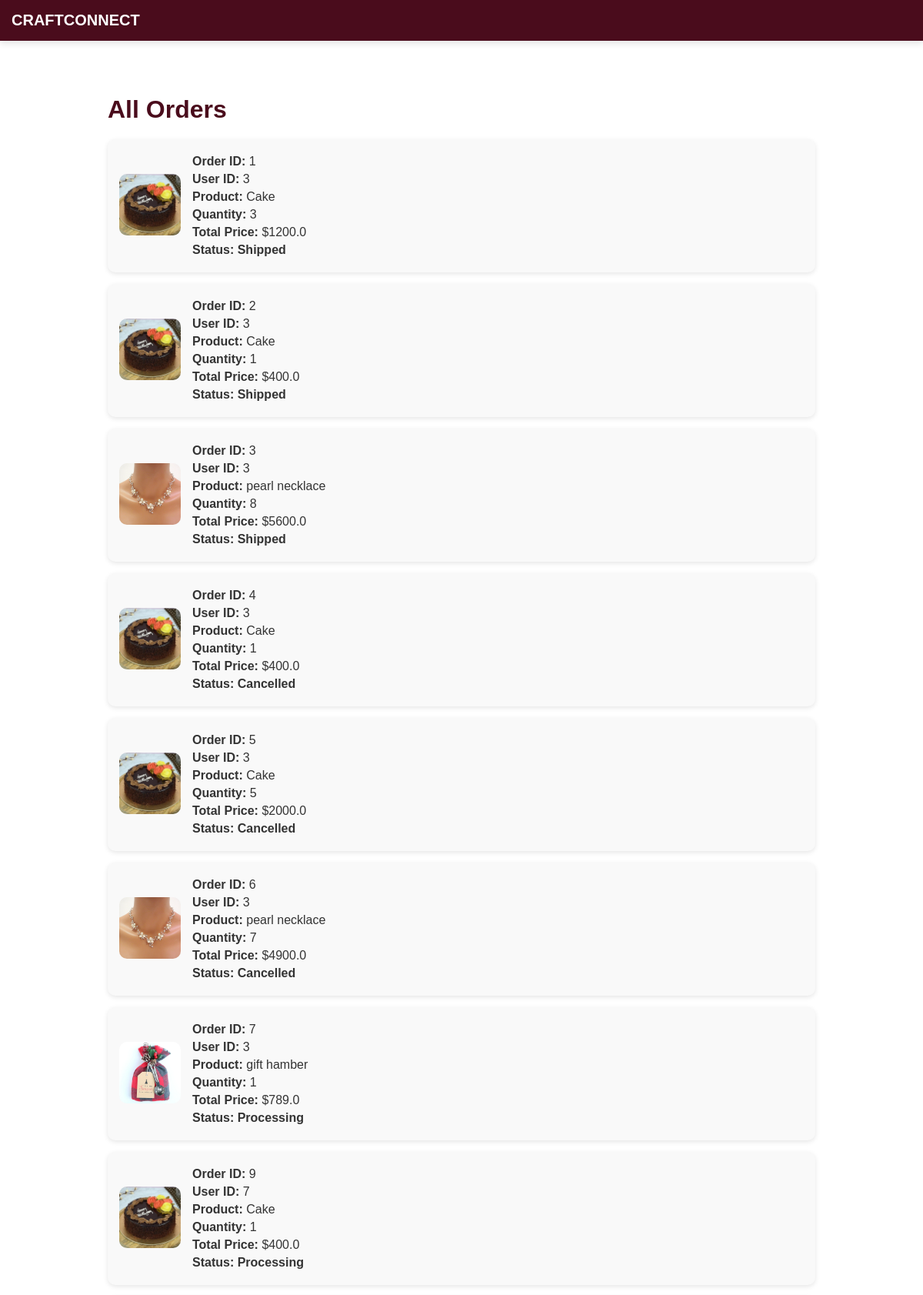
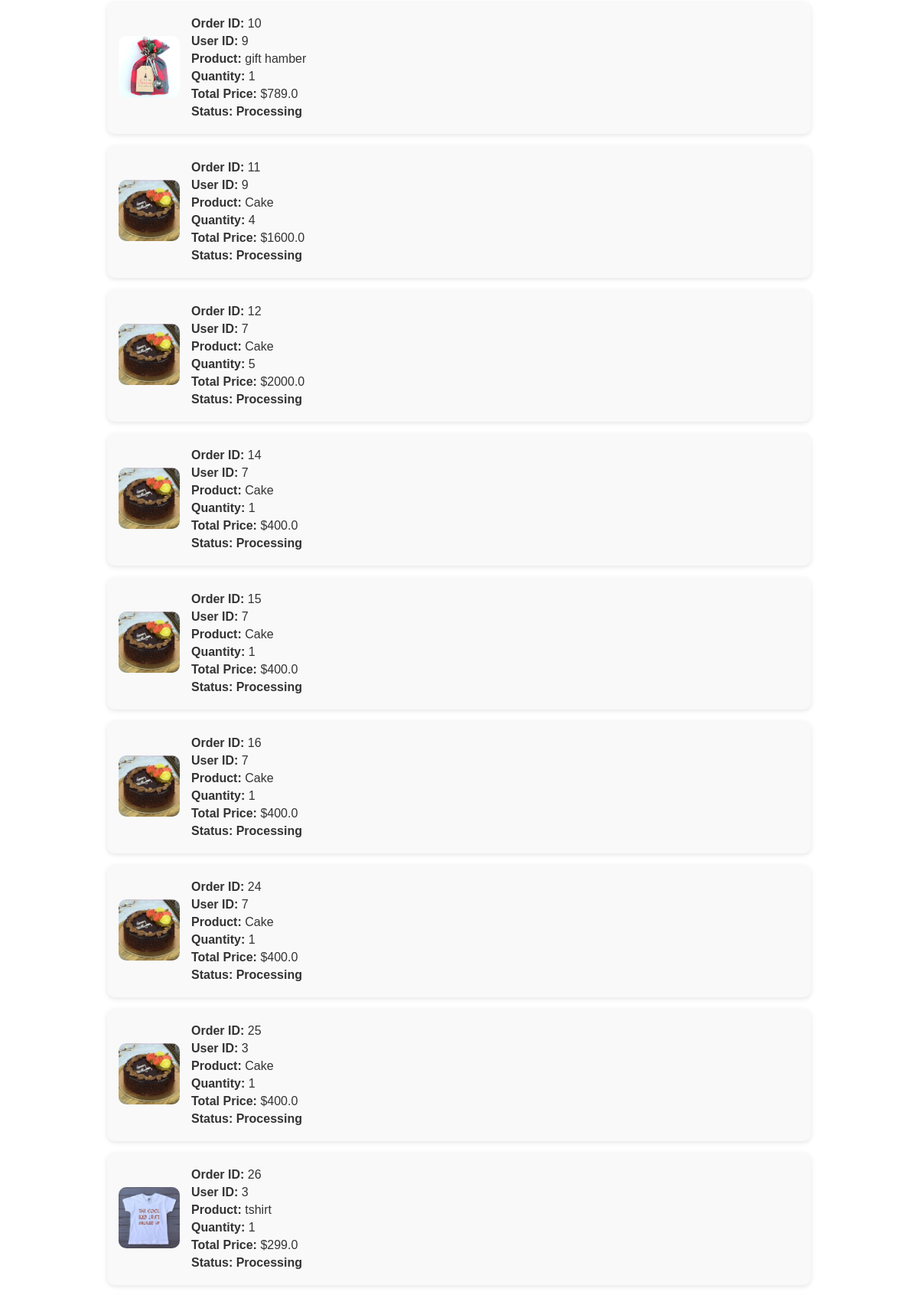
/admin/orders (signed in, upper part), run on the app's committed database (2 pictures, top to bottom).
### tables this page shows
CREATE TABLE orders (
            id INTEGER PRIMARY KEY AUTOINCREMENT,
            user_id INTEGER NOT NULL,
            product_id INTEGER NOT NULL,
            quantity INTEGER NOT NULL,
            total_price REAL NOT NULL,
            status TEXT DEFAULT 'Processing',
            order_date TIMESTAMP DEFAULT CURRENT_TIMESTAMP, payment_status TEXT NOT NULL DEFAULT 'COD', address TEXT, phone TEXT, email TEXT, manufacturer_id INTEGER, confirmation_pending INTEGER DEFAULT 0, product_image TEXT, size TEXT, category text,
            FOREIGN KEY (user_id) REFERENCES users (id),
            FOREIGN KEY (product_id) REFERENCES products (id)
        );

CREATE TABLE products (
            id INTEGER PRIMARY KEY AUTOINCREMENT,
            name TEXT NOT NULL,
            description TEXT NOT NULL,
            price REAL NOT NULL,
            image TEXT NOT NULL,
            manufacturer_id INTEGER, approved INTEGER DEFAULT 0, category TEXT, stock_limit INTEGER DEFAULT NULL, size_chart TEXT,
            FOREIGN KEY (manufacturer_id) REFERENCES users (id)
        );

### app.py (the view)
@app.route('/admin/orders')
def admin_orders():
    if 'admin_logged_in' not in session:
        return redirect('/admin')
    conn = get_db_connection()
    orders = conn.execute('''
        SELECT orders.id, orders.user_id, orders.quantity, orders.total_price, orders.status,
               products.name AS product_name, products.image
        FROM orders
        JOIN products ON orders.product_id = products.id
    ''').fetchall()
    conn.close()
    for order in orders:
        print(f"Order ID {order['id']} - Image Path: {order['image']}")
    return render_template('admin_orders.html', orders=orders)

### app.py (called while the page is built)
def get_db_connection():
    conn = sqlite3.connect("craftconnect.db")
    conn.row_factory = sqlite3.Row
    return conn

### templates/admin_orders.html (shortened to what this page needs)
<!DOCTYPE html>
<html lang="en">
<head>
    <link rel="stylesheet" href="{{ url_for('static', filename='css/styles.css') }}">
</head>
<body>
    <div class="navbar">CRAFTCONNECT</div>
    <div class="container">
        <h1>All Orders</h1>
        {% for order in orders %}
        <div class="order-card">
            <div class="order-image">
                <img src="{{ url_for('static', filename='uploads/' + order.image) }}"
                    alt="Product Image"
                    onerror="this.onerror=null; this.src='{{ url_for('static', filename='uploads/default-product.jpg') }}'">
            </div>
            <div class="order-details">
                <p><strong>Order ID:</strong> {{ order.id }}</p>
                <p><strong>User ID:</strong> {{ order.user_id }}</p>
                <p><strong>Product:</strong> {{ order.product_name }}</p>
                <p><strong>Quantity:</strong> {{ order.quantity }}</p>
                <p><strong>Total Price:</strong> ${{ order.total_price }}</p>
                <p class="order-status"><strong>Status:</strong> {{ order.status }}</p>
            </div>
        </div>
        {% endfor %}
    </div>
</body>
</html>

### static/css/styles.css (style rules this page uses)
body { margin: 0; padding: 0; overflow-x: hidden; font-family: Arial, sans-serif; background: white; color: #4D0F28; min-height: 100vh; box-sizing: border-box; width:100%; max-width: 100%; }
.navbar { display: flex; justify-content: space-between; align-items: center; padding: 15px 30px; background: #4D0F28; color: white; box-shadow: 0px 4px 8px rgba(0, 0, 0, 0.1); max-width: 100%; flex-wrap: wrap; }
* { outline: none; box-sizing: border-box; max-width: 100vw; }

### templates/admin_orders.html (style rules this page uses)
body { font-family: Arial, sans-serif; background-color: #ffffff; margin: 0; padding: 0; }
.navbar { width: 100%; background-color: #4a0c1c; padding: 15px; color: white; font-size: 20px; font-weight: bold; text-align: center; }
.container { max-width: 80%; margin: 30px auto; padding: 20px; border-radius: 10px; }
h1 { text-align: left; color: #4a0c1c; margin-bottom: 20px; }
.order-card { display: flex; align-items: center; background-color: #f9f9f9; padding: 15px; border-radius: 10px; margin-bottom: 15px; box-shadow: 0px 2px 6px rgba(0, 0, 0, 0.1); transition: transform 0.2s ease-in-out, box-shadow 0.2s ease-in-out; }
.order-image img { width: 80px; height: 80px; object-fit: cover; border-radius: 10px; }
.order-details { flex-grow: 1; margin-left: 15px; }
.order-details p { margin: 5px 0; font-size: 16px; color: #333; }
.order-status { font-weight: bold; color: #4a0c1c; }

### data on the page
orders: image (picture), id "1", user_id "3", product_name "Cake", quantity "3", total_price "1200.0", status "Shipped"
orders: image (picture), id "2", user_id "3", product_name "Cake", quantity "1", total_price "400.0", status "Shipped"
orders: image (picture), id "3", user_id "3", product_name "pearl necklace", quantity "8", total_price "5600.0", status "Shipped"
orders: image (picture), id "4", user_id "3", product_name "Cake", quantity "1", total_price "400.0", status "Cancelled"
orders: image (picture), id "5", user_id "3", product_name "Cake", quantity "5", total_price "2000.0", status "Cancelled"
orders: image (picture), id "6", user_id "3", product_name "pearl necklace", quantity "7", total_price "4900.0", status "Cancelled"
orders: image (picture), id "7", user_id "3", product_name "gift hamber", quantity "1", total_price "789.0", status "Processing"
orders: image (picture), id "9", user_id "7", product_name "Cake", quantity "1", total_price "400.0", status "Processing"
orders: image (picture), id "10", user_id "9", product_name "gift hamber", quantity "1", total_price "789.0", status "Processing"
orders: image (picture), id "11", user_id "9", product_name "Cake", quantity "4", total_price "1600.0", status "Processing"
orders: image (picture), id "12", user_id "7", product_name "Cake", quantity "5", total_price "2000.0", status "Processing"
orders: image (picture), id "14", user_id "7", product_name "Cake", quantity "1", total_price "400.0", status "Processing"
orders: image (picture), id "15", user_id "7", product_name "Cake", quantity "1", total_price "400.0", status "Processing"
orders: image (picture), id "16", user_id "7", product_name "Cake", quantity "1", total_price "400.0", status "Processing"
orders: image (picture), id "24", user_id "7", product_name "Cake", quantity "1", total_price "400.0", status "Processing"
orders: image (picture), id "25", user_id "3", product_name "Cake", quantity "1", total_price "400.0", status "Processing"
orders: image (picture), id "26", user_id "3", product_name "tshirt", quantity "1", total_price "299.0", status "Processing"
